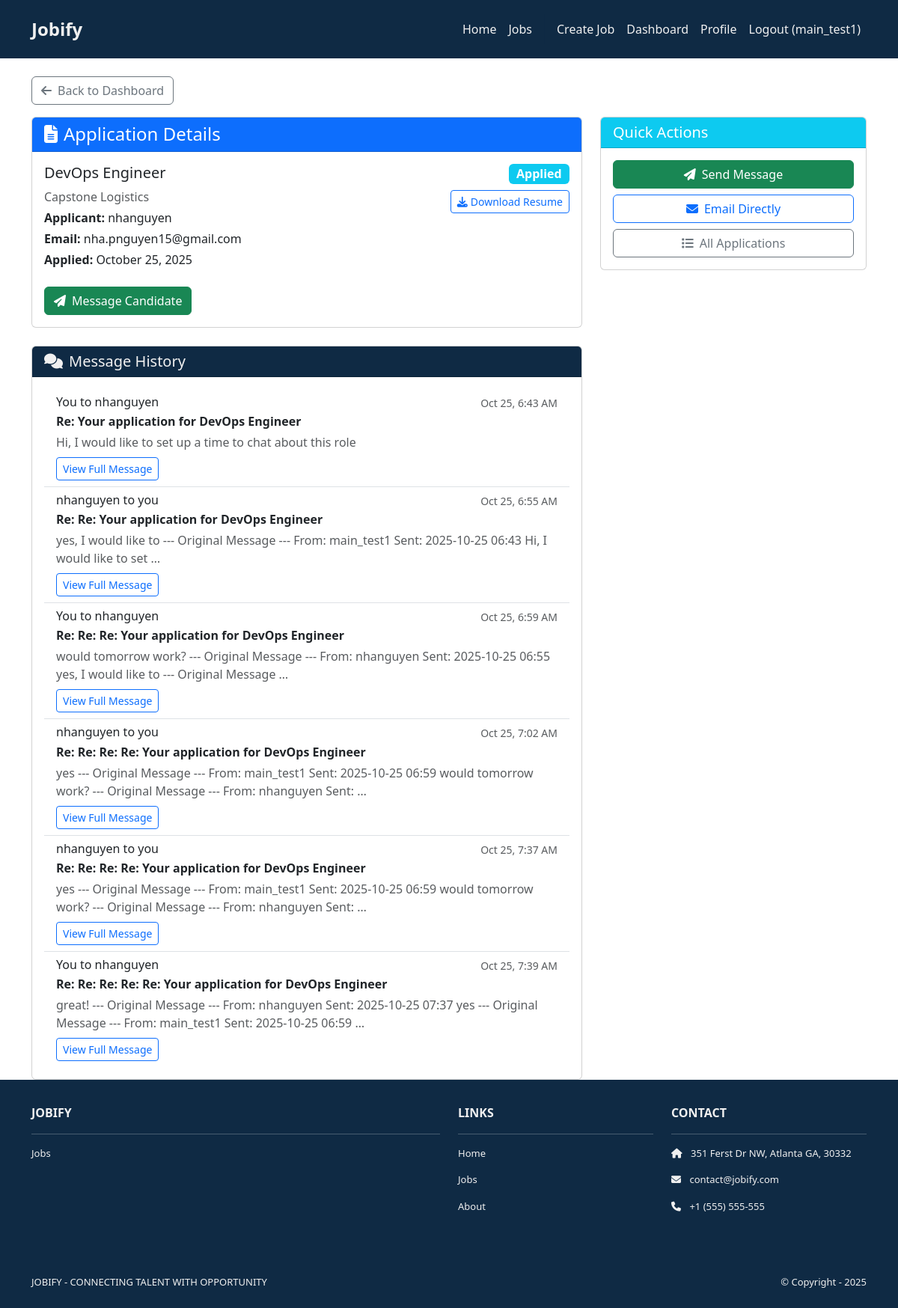
Page /jobs/recruiter/application/7/ (signed in) on the committed database.
### jobs/models.py (models this page shows, shortened)
class Application(models.Model):
    APPLICATION_STATUS_CHOICES = [
        ("applied", "Applied"),
        ("reviewed", "Reviewed"),
        ("interview", "Interview"),
        ("offer", "Offer"),
        ("closed", "Closed"),
    ]
    job = models.ForeignKey(Job, on_delete=models.CASCADE, related_name="applications")
    applicant = models.ForeignKey(
        User, on_delete=models.CASCADE, related_name="job_applications"
    )
    application_note = models.TextField(
        help_text="Why are you interested in this position?"
    )
    applied_at = models.DateTimeField(auto_now_add=True)
    status = models.CharField(
        max_length=20, choices=APPLICATION_STATUS_CHOICES, default="applied"
    )
    resume = models.FileField(upload_to="resumes/", blank=True, null=True)
    class Meta:
        unique_together = ["job", "applicant"]

class Job(models.Model):
    JOB_TYPE_CHOICES = [
        ("full_time", "Full Time"),
        ("part_time", "Part Time"),
        ("contract", "Contract"),
        ("internship", "Internship"),
        ("remote", "Remote"),
    ]
    EXPERIENCE_LEVEL_CHOICES = [
        ("entry", "Entry Level"),
        ("mid", "Mid Level"),
        ("senior", "Senior Level"),
        ("lead", "Lead"),
    ]
    title = models.CharField(max_length=255)
    company = models.CharField(max_length=255)
    location = models.CharField(max_length=255)
    latitude = models.FloatField(null=True, blank=True)
    longitude = models.FloatField(null=True, blank=True)
    description = models.TextField()
    requirements = models.TextField(blank=True)
    salary_range = models.CharField(max_length=100, blank=True)
    job_type = models.CharField(
        max_length=20, choices=JOB_TYPE_CHOICES, default="full_time"
    )
    experience_level = models.CharField(
        max_length=20, choices=EXPERIENCE_LEVEL_CHOICES, default="mid"
    )
    posted_at = models.DateTimeField(auto_now_add=True)
    is_active = models.BooleanField(default=True)
    employer = models.ForeignKey(
        User,
        on_delete=models.CASCADE,
        related_name="posted_jobs",
        null=True,  # Make nullable for existing data
        blank=True
    )
    application_email = models.EmailField(blank=True)

class Message(models.Model):
    MESSAGE_TYPES = [
        ('application', 'Application Related'),
        ('interview', 'Interview Invitation'),
        ('offer', 'Job Offer'),
        ('general', 'General Inquiry'),
        ('rejection', 'Rejection'),
    ]
    sender = models.ForeignKey(User, on_delete=models.CASCADE, related_name='sent_messages')
    recipient = models.ForeignKey(User, on_delete=models.CASCADE, related_name='received_messages')
    application = models.ForeignKey(
        Application,
        on_delete=models.CASCADE,
        related_name='messages',
        null=True,
        blank=True
    )
    subject = models.CharField(max_length=200)
    content = models.TextField()
    message_type = models.CharField(max_length=20, choices=MESSAGE_TYPES, default='application')
    is_read = models.BooleanField(default=False)
    sent_at = models.DateTimeField(auto_now_add=True)
    email_sent = models.BooleanField(default=False)
    email_sent_at = models.DateTimeField(null=True, blank=True)
    email_failed = models.BooleanField(default=False)
    email_failure_reason = models.TextField(blank=True)
    class Meta:
        ordering = ['-sent_at']

### jobs/views.py (the view)
# urls.py: path('recruiter/application/<int:application_id>/', views.view_application, name='view_application'),
@login_required
def view_application(request, application_id):
    application = get_object_or_404(Application, id=application_id)
    if application.job.employer != request.user and not request.user.is_superuser:
        messages.error(request, 'You do not have permission to view this application.')
        return redirect('recruiter_dashboard')
    application_messages = Message.objects.filter(application=application).order_by('sent_at')  # CHANGED variable name
    context = {
        'application': application,
        'application_messages': application_messages,  # CHANGED from 'messages'
    }
    return render(request, 'jobs/view_application.html', context)

### jobs/templates/jobs/view_application.html (shortened to what this page needs)
{% extends 'base.html' %}
{% load static %}
{% block content %}
<div class="container mt-4">
    <a href="{% url 'recruiter_dashboard' %}" class="btn btn-outline-secondary mb-3">
        <i class="fas fa-arrow-left me-2"></i>Back to Dashboard
    </a>
    <div class="row">
        <div class="col-lg-8">
            <div class="card mb-4">
                <div class="card-header bg-primary text-white">
                    <h4 class="mb-0">
                        <i class="fas fa-file-alt me-2"></i>Application Details
                    </h4>
                </div>
                <div class="card-body">
                    <div class="row mb-3">
                        <div class="col-md-6">
                            <h5>{{ application.job.title }}</h5>
                            <p class="text-muted mb-1">{{ application.job.company }}</p>
                            <p class="mb-1"><strong>Applicant:</strong> {{ application.applicant.get_full_name|default:application.applicant.username }}</p>
                            <p class="mb-1"><strong>Email:</strong> {{ application.applicant.email }}</p>
                            <p class="mb-0"><strong>Applied:</strong> {{ application.applied_at|date:"F j, Y" }}</p>
                        </div>
                        <div class="col-md-6 text-end">
                            <span class="badge bg-{% if application.status == 'offer' %}success{% elif application.status == 'interview' %}warning{% elif application.status == 'closed' %}danger{% else %}info{% endif %} fs-6">
                                {{ application.get_status_display }}
                            </span>
                            {% if application.resume %}
                            <div class="mt-2">
                                <a href="{{ application.resume.url }}" class="btn btn-outline-primary btn-sm" target="_blank">
                                    <i class="fas fa-download me-1"></i>Download Resume
                                </a>
                            </div>
                            {% endif %}
                        </div>
                    </div>
                    <div class="mt-4">
                        <a href="{% url 'send_message_to_candidate' application.id %}" class="btn btn-success">
                            <i class="fas fa-paper-plane me-2"></i>Message Candidate
                        </a>
                    </div>
                </div>
            </div>
            <div class="card">
                <div class="card-header navy-bg eggshell-text">
                    <h5 class="mb-0">
                        <i class="fas fa-comments me-2"></i>Message History
                    </h5>
                </div>
                <div class="card-body">
                    {% if application_messages %}
                        <div class="list-group list-group-flush">
                            {% for msg in application_messages %}
                            <div class="list-group-item">
                                <div class="d-flex w-100 justify-content-between">
                                    <h6 class="mb-1">
                                        {% if msg.sender == request.user %}
                                        You to {{ msg.recipient.get_full_name|default:msg.recipient.username }}
                                        {% else %}
                                        {{ msg.sender.get_full_name|default:msg.sender.username }} to you
                                        {% endif %}
                                    </h6>
                                    <small class="text-muted">{{ msg.sent_at|date:"M j, g:i A" }}</small>
                                </div>
                                <p class="mb-1"><strong>{{ msg.subject }}</strong></p>
                                <p class="mb-1 text-muted">{{ msg.content|truncatewords:20 }}</p>
                                <a href="{% url 'message_detail' msg.id %}" class="btn btn-outline-primary btn-sm mt-1">
                                    View Full Message
                                </a>
                            </div>
                            {% endfor %}
                        </div>
                    {% else %}
                        <p class="text-muted text-center mb-0">No messages yet for this application.</p>
                    {% endif %}
                </div>
            </div>
        </div>
        <div class="col-lg-4">
            <div class="card">
                <div class="card-header bg-info text-white">
                    <h5 class="mb-0">Quick Actions</h5>
                </div>
                <div class="card-body">
                    <div class="d-grid gap-2">
                        <a href="{% url 'send_message_to_candidate' application.id %}" class="btn btn-success">
                            <i class="fas fa-paper-plane me-2"></i>Send Message
                        </a>
                        <a href="mailto:{{ application.applicant.email }}" class="btn btn-outline-primary">
                            <i class="fas fa-envelope me-2"></i>Email Directly
                        </a>
                        <a href="{% url 'recruiter_dashboard' %}" class="btn btn-outline-secondary">
                            <i class="fas fa-list me-2"></i>All Applications
                        </a>
                    </div>
                </div>
            </div>
        </div>
    </div>
</div>
{% endblock %}

### templates/base.html (shortened to what this page needs)
<!DOCTYPE html>
<html>
  {% load static %}
  <head>
    <link href="https://cdn.jsdelivr.net/npm/bootstrap@5.3.3/dist/css/bootstrap.min.css" rel="stylesheet">
    <link rel="stylesheet" href="https://cdnjs.cloudflare.com/ajax/libs/font-awesome/6.1.1/css/all.min.css">
    <link rel="stylesheet" type="text/css" href="{% static 'css/style.css' %}">
  </head>
  <body>
    <nav class="p-3 navbar navbar-dark navy-header navbar-expand-lg">
      <div class="container">
        <a class="navbar-brand" href="{% url 'home.index' %}">
          <span class="eggshell-text fw-bold fs-4">Jobify</span>
        </a>
        <div class="collapse navbar-collapse" id="navbarNavAltMarkup">
          <div class="navbar-nav ms-auto navbar-ml">
            <a class="nav-link navy-text" href="{% url 'home.index' %}">Home</a>
            <a class="nav-link navy-text" href="{% url 'job_list' %}">Jobs</a>
            {% if user.is_authenticated %}
              {% if user.profile.user_type == 'recruiter' %}
                <a class="nav-link navy-text" href="{% url 'create_job' %}">Create Job</a>
                <a class="nav-link navy-text" href="{% url 'recruiter_dashboard' %}">Dashboard</a>
                <a class="nav-link navy-text" href="{% url 'accounts.profile' %}">Profile</a>
              {% else %}
                <a class="nav-link navy-text" href="{% url 'user_dashboard' %}">Dashboard</a>
                <a class="nav-link navy-text" href="{% url 'accounts.profile' %}">Profile</a>
              {% endif %}
              <a class="nav-link navy-text" href="{% url 'accounts.logout' %}">Logout ({{user.username }})</a>
            {% else %}
            <a class="nav-link navy-text" href="{% url 'accounts.signup' %}">Sign Up</a>
            <a class="nav-link navy-text" href="{% url 'accounts.login' %}">Login</a>
            {% endif %}
          </div>
        </div>
      </div>
    </nav>
    <div>
      {% block content %}
      {% endblock content %}
    </div>
    <section class="p-3 ms-footer d-none d-md-block">
      <div class="container">
        <div class="row mt-3 eggshell-text">
          <div class="col-md-6 col-lg-6 col-xl-6 mx-auto mb-4">
            <b>JOBIFY</b>
            <hr />
            <p><a class="nav-link" href="{% url 'job_list' %}">Jobs</a></p>
          </div>
          <div class="col-md-3 col-lg-3 col-xl-3 mx-auto mb-4">
            <b>LINKS</b>
            <hr />
            <p><a class="nav-link" href="{% url 'home.index' %}">Home</a></p>
            <p><a class="nav-link" href="#">Jobs</a></p>
            <p><a class="nav-link" href="#">About</a></p>
          </div>
          <div class="col-md-3 col-lg-3 col-xl-3 mx-auto mb-4">
            <b>CONTACT</b>
            <hr />
            <p><i class="fas fa-home me-2"></i> 351 Ferst Dr NW, Atlanta GA, 30332</p>
            <p><i class="fas fa-envelope me-2"></i> contact@jobify.com</p>
            <p><i class="fas fa-phone me-2"></i> +1 (555) 555-555</p>
          </div>
        </div>
      </div>
    </section>
    <section class="p-3 ms-footer-bottom bg-dark">
      <div class="container d-flex justify-content-between">
        <div class="me-5 eggshell-text">
          <span>JOBIFY - CONNECTING TALENT WITH OPPORTUNITY</span>
        </div>
        <div class="eggshell-text">
          <span>© Copyright - 2025</span>
        </div>
      </div>
    </section>
  </body>
</html>

### jobsite/static/css/style.css (style rules this page uses)
html .eggshell-text, html .eggshell-text *, html .eggshell-text h1, html .eggshell-text h2, html .eggshell-text h3, html .eggshell-text h4, html .eggshell-text h5, html .eggshell-text h6, html .eggshell-text p, html .eggshell-text span, html .eggshell-text a, html .eggshell-text div { color: #F0F0F0 !important; }
.navbar a.nav-link { color: #F0F0F0 !important; }
.bg-dark { background-color: #0f2a44 !important; }
.ms-footer { background-color: #0f2a44; }
.ms-footer p { color: #F0F0F0; font-size: 13px; }
.ms-footer-bottom span { font-size: 13px; line-height: 38px; }
.navy-bg { background-color: #0f2a44 !important; }
.navy-header { background-color: #0f2a44 !important; }
.navy-text { color: #0f2a44 !important; }
.eggshell-text, .eggshell-text *, .eggshell-text a, .eggshell-text span, .eggshell-text h1, .eggshell-text h2, .eggshell-text h3, .eggshell-text h4, .eggshell-text h5, .eggshell-text h6, .eggshell-text p, .eggshell-text div, .eggshell-text b, .eggshell-text strong, .eggshell-text i, .eggshell-text em { color: #F0F0F0 !important; }

### templates/base.html (style rules this page uses)
.eggshell-text, .eggshell-text * { color: #F0F0F0 !important; }
.navy-bg { background-color: #0f2a44 !important; }
.navy-text, .navy-text * { color: #0f2a44 !important; }
.navbar-brand .eggshell-text { color: #F0F0F0 !important; }

### rows in the picture
Application: job "DevOps Engineer", job.company "Capstone Logistics", applicant.get_full_name "nhanguyen", applicant.email "nha.pnguyen15@gmail.com", applied_at "October 25, 2025", status "Applied"
Message: recipient.get_full_name "nhanguyen", sent_at "Oct 25, 6:43 AM", subject "Re: Your application for DevOps Engineer", content "Hi, I would like to set up a time to chat about this role"
Message: sender.get_full_name "nhanguyen", sent_at "Oct 25, 6:55 AM", subject "Re: Re: Your application for DevOps Engineer", content "yes, I would like to --- Original Message --- From: main_test1 Sent: 2025-10-25 06:43 Hi, I would like to set …"
Message: recipient.get_full_name "nhanguyen", sent_at "Oct 25, 6:59 AM", subject "Re: Re: Re: Your application for DevOps Engineer", content "would tomorrow work? --- Original Message --- From: nhanguyen Sent: 2025-10-25 06:55 yes, I would like to --- Original Message …"
Message: sender.get_full_name "nhanguyen", sent_at "Oct 25, 7:02 AM", subject "Re: Re: Re: Re: Your application for DevOps Engineer", content "yes --- Original Message --- From: main_test1 Sent: 2025-10-25 06:59 would tomorrow work? --- Original Message --- From: nhanguyen Sent: …"
Message: sender.get_full_name "nhanguyen", sent_at "Oct 25, 7:37 AM", subject "Re: Re: Re: Re: Your application for DevOps Engineer", content "yes --- Original Message --- From: main_test1 Sent: 2025-10-25 06:59 would tomorrow work? --- Original Message --- From: nhanguyen Sent: …"
Message: recipient.get_full_name "nhanguyen", sent_at "Oct 25, 7:39 AM", subject "Re: Re: Re: Re: Re: Your application for DevOps Engineer", content "great! --- Original Message --- From: nhanguyen Sent: 2025-10-25 07:37 yes --- Original Message --- From: main_test1 Sent: 2025-10-25 06:59 …"

### other values in the picture
{{ user.username }} "main_test1"
